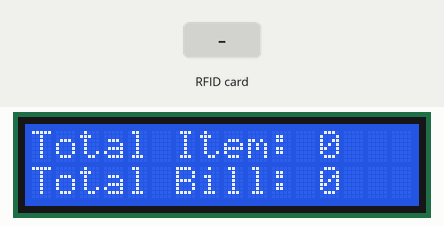
This sketch was run on a simulated Arduino Uno, built with avr-gcc and run on an emulated ATmega328P. On the bench: 16×2 character LCD. The test bench sets the inputs (shaded band).

Above: at 3.6 s.
3.7 s: RFID card 5E 7A 19 C4 held to the reader
At 4.8 s:
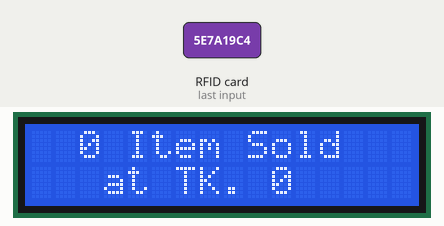
At 10.0 s:
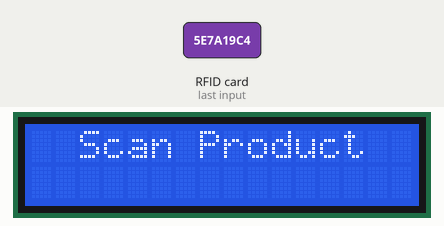
Timing chart, 0 to 11.2 s (numbered marks = the images above; inputs shaded):
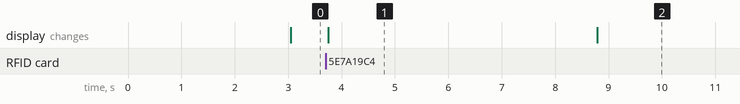

The sketch:

RFID-LCD.ino
```cpp
// Including Libraries
#include <SPI.h>
#include <MFRC522.h>
#include <LCD_I2C.h>
// Defining Pins
LCD_I2C lcd(0x27, 16, 2);
#define RST_PIN 9
#define SS_PIN 10
// Defining Tags
byte readCard[4];
String MasterTag = "13EB26";
String MasterTag1 = "973DF5E3";
String tagID = "";
MFRC522 mfrc522(SS_PIN, RST_PIN);
int totalPrice = 0, item = 0;  // initial price and item is 0
const unsigned long MESSAGE_INTERVAL = 3000; // message switch interval in milliseconds
unsigned long lastMessageTime = 0; // time of last message switch
bool showMessageScan = true; // flag indicating which message to display
void setup() {
  lcd.begin();
  lcd.backlight();
  SPI.begin(); // SPI bus
  mfrc522.PCD_Init(); // MFRC522
  lcd.clear();
  lcd.setCursor(2, 0);
  lcd.print("Scan Product"); // initial message on display
}

void loop() {
  Serial.begin(9600);
  // switch messages every MESSAGE_INTERVAL milliseconds
  unsigned long currentTime = millis();
  if (currentTime - lastMessageTime >= MESSAGE_INTERVAL) {
    lastMessageTime = currentTime;
    showMessageScan = !showMessageScan;
    // update display with new message
    lcd.clear();
    if (showMessageScan) { // showing the message
      lcd.setCursor(2, 0);
      lcd.print("Scan Product");
    } else {
      lcd.print("Total Item: ");
      lcd.print(item);
      lcd.setCursor(0, 1);
      lcd.print("Total Bill: ");
      lcd.print(totalPrice);
    }
  }
  // checking for new RFID tag
  while (getID()) {
    if (tagID == MasterTag) {
      totalPrice += 50;
      ++item;
      // updating display with new item and total price
      lcd.clear();
      lcd.print("Total Item: ");
      lcd.print(item);
      lcd.setCursor(0, 1);
      lcd.print("Total Bill: ");
      lcd.print(totalPrice);
    }
    else if (tagID == MasterTag1) {
      totalPrice += 100;
      ++item;
      // updating display with new item and total price
      lcd.clear();
      lcd.print("Total Item: ");
      lcd.print(item);
      lcd.setCursor(0, 1);
      lcd.print("Total Bill: ");
      lcd.print(totalPrice);
    }
    else {
      // display final totals and reset counters
      lcd.clear();
      lcd.setCursor(2, 0);
      lcd.print(item);
      if (item <= 1) lcd.print(" Item Sold");
      else lcd.print(" Items Sold");
      lcd.setCursor(3, 1);
      lcd.print("at TK. ");
      lcd.print(totalPrice);
      delay(5000);
      totalPrice = item = 0;
    }
  }
}
boolean getID() {
  if (!mfrc522.PICC_IsNewCardPresent()) { // If a new PICC placed to RFID reader continue
    return false;
  }
  if (!mfrc522.PICC_ReadCardSerial()) { // Since a PICC placed get Serial and continue
    return false;
  }
  tagID = "";
  for (uint8_t i = 0; i < 4; ++i) { // The MIFARE PICCs that we use have 4 byte UID
    tagID.concat(String(mfrc522.uid.uidByte[i], HEX)); // Adds the 4 bytes in a single String variable
  }
  tagID.toUpperCase();
  mfrc522.PICC_HaltA(); // Stop reading
  return true;
}
```

Measured:
- after the input at 3.7 s, the display: changes after 0.05 s (image 1)
- what the display in image 1 shows lasts 5.1 s, from 3.7 s to 8.8 s
